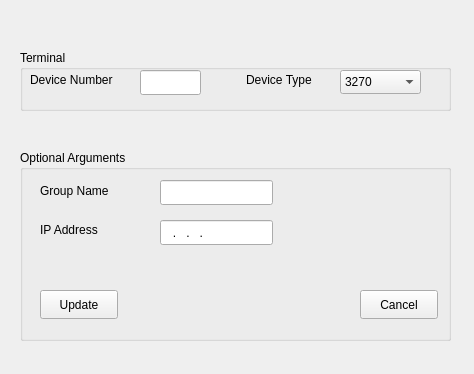
<?xml version="1.0" encoding="UTF-8"?>
<ui version="4.0">
 <class>TerminalPropertiesClass</class>
 <widget class="QWidget" name="TerminalPropertiesClass">
  <property name="geometry">
   <rect>
    <x>0</x>
    <y>0</y>
    <width>474</width>
    <height>374</height>
   </rect>
  </property>
  <property name="windowTitle">
   <string>TerminalProperties</string>
  </property>
  <widget class="QGroupBox" name="groupBox">
   <property name="geometry">
    <rect>
     <x>20</x>
     <y>50</y>
     <width>431</width>
     <height>61</height>
    </rect>
   </property>
   <property name="title">
    <string>Terminal</string>
   </property>
   <widget class="QComboBox" name="terminalCombo">
    <property name="enabled">
     <bool>true</bool>
    </property>
    <property name="geometry">
     <rect>
      <x>320</x>
      <y>20</y>
      <width>81</width>
      <height>24</height>
     </rect>
    </property>
    <item>
     <property name="text">
      <string>3270</string>
     </property>
    </item>
    <item>
     <property name="text">
      <string>3287</string>
     </property>
    </item>
   </widget>
   <widget class="QLabel" name="label_3">
    <property name="geometry">
     <rect>
      <x>10</x>
      <y>20</y>
      <width>111</width>
      <height>19</height>
     </rect>
    </property>
    <property name="text">
     <string>Device Number</string>
    </property>
   </widget>
   <widget class="QLineEdit" name="deviceNumber">
    <property name="geometry">
     <rect>
      <x>120</x>
      <y>20</y>
      <width>61</width>
      <height>25</height>
     </rect>
    </property>
    <property name="inputMask">
     <string/>
    </property>
    <property name="text">
     <string/>
    </property>
    <property name="maxLength">
     <number>32767</number>
    </property>
   </widget>
   <widget class="QLabel" name="label_4">
    <property name="geometry">
     <rect>
      <x>226</x>
      <y>20</y>
      <width>91</width>
      <height>20</height>
     </rect>
    </property>
    <property name="text">
     <string>Device Type</string>
    </property>
   </widget>
  </widget>
  <widget class="QGroupBox" name="groupBox_2">
   <property name="geometry">
    <rect>
     <x>20</x>
     <y>150</y>
     <width>431</width>
     <height>191</height>
    </rect>
   </property>
   <property name="title">
    <string>Optional Arguments</string>
   </property>
   <widget class="QLineEdit" name="IPAddress">
    <property name="geometry">
     <rect>
      <x>140</x>
      <y>70</y>
      <width>113</width>
      <height>25</height>
     </rect>
    </property>
    <property name="inputMask">
     <string>009.009.009.009; </string>
    </property>
   </widget>
   <widget class="QLineEdit" name="groupName">
    <property name="geometry">
     <rect>
      <x>140</x>
      <y>30</y>
      <width>113</width>
      <height>25</height>
     </rect>
    </property>
   </widget>
   <widget class="QLabel" name="label">
    <property name="geometry">
     <rect>
      <x>20</x>
      <y>30</y>
      <width>111</width>
      <height>21</height>
     </rect>
    </property>
    <property name="text">
     <string>Group Name</string>
    </property>
   </widget>
   <widget class="QLabel" name="label_2">
    <property name="geometry">
     <rect>
      <x>20</x>
      <y>70</y>
      <width>111</width>
      <height>19</height>
     </rect>
    </property>
    <property name="text">
     <string>IP Address</string>
    </property>
   </widget>
   <widget class="QPushButton" name="OKButton">
    <property name="geometry">
     <rect>
      <x>20</x>
      <y>140</y>
      <width>78</width>
      <height>29</height>
     </rect>
    </property>
    <property name="text">
     <string>Update</string>
    </property>
   </widget>
   <widget class="QPushButton" name="cancelButton">
    <property name="geometry">
     <rect>
      <x>340</x>
      <y>140</y>
      <width>78</width>
      <height>29</height>
     </rect>
    </property>
    <property name="text">
     <string>Cancel</string>
    </property>
   </widget>
  </widget>
 </widget>
 <layoutdefault spacing="6" margin="11"/>
 <resources/>
 <connections/>
</ui>
